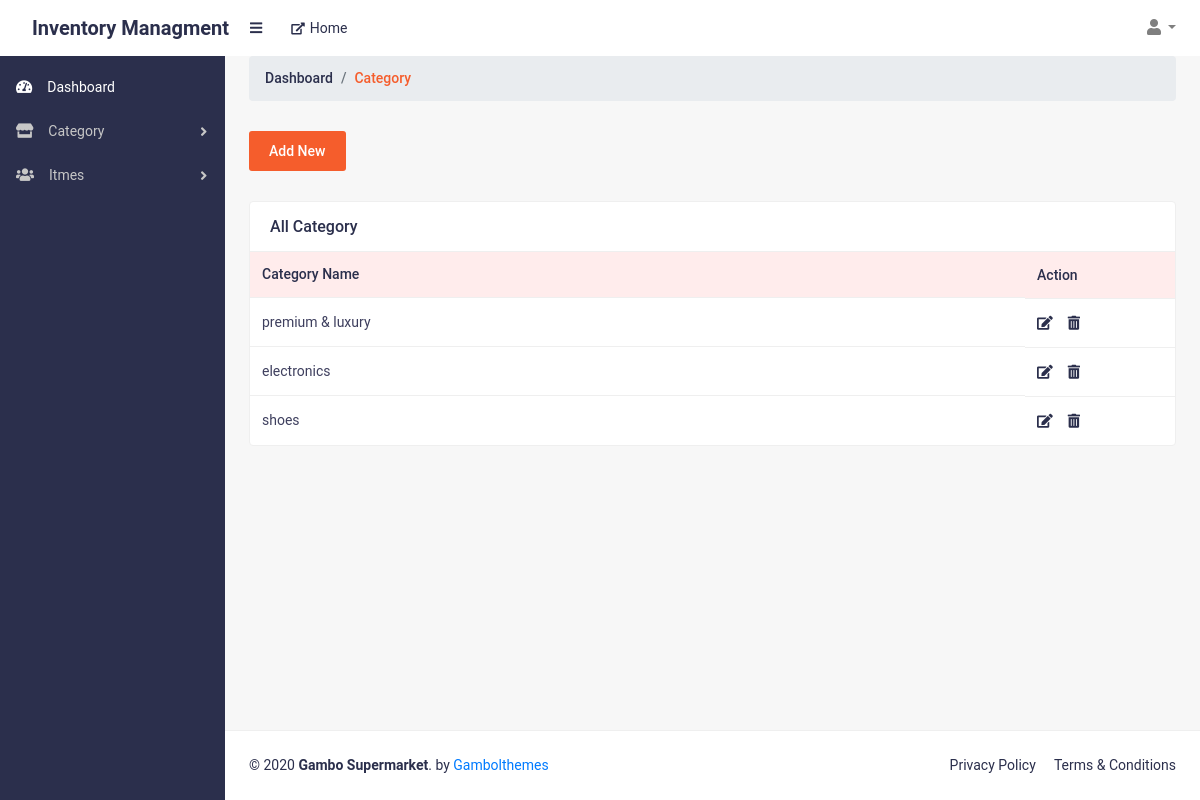
The app's page /allCategory (signed in) with its own data.
### web/models.py (models this page shows, shortened)
class Category(models.Model):
    Category_Id = models.AutoField(primary_key=True)
    Category_name  = models.CharField(max_length=200, default="",unique=True)
    Super_Admin_Id=models.ForeignKey(Super_AdminAccount , on_delete=models.SET_NULL,blank=True,null=True)

### web/views.py (the view)
# urls.py: path('allCategory',allCategory.as_view(),name="allCategory"),
class allCategory(View):
    def get(self,request):
        try:
            sessionhandle = checkAdminSession(self,request)
            if sessionhandle:
                data = Category.objects.all()
                return render(request,'superadmin/category.html',{'data':data})
            return redirect('superadminlogin')
        except:
            return redirect('superadminlogin')

### web/views.py (called while the page is built)
def checkAdminSession(self,request):
    if request.session.has_key('adminid'):
        return True
    else:
        return False

### templates/superadmin/category.html
{% extends 'superadmin/base.html' %}
{% load static %}
{% block body %}
<main>
    <div class="container-fluid">
        <ol class="breadcrumb mb-30">
            <li class="breadcrumb-item"><a href="#">Dashboard</a></li>
            <li class="breadcrumb-item active">Category </li>
        </ol>
        <div class="row justify-content-between">
            <div class="col-lg-12">
                <a href="/addCategory" class="add-btn hover-btn">Add New</a>
            </div>
            <div class="col-lg-12 col-md-12">
                <div class="card card-static-2 mt-30 mb-30">
                    <div class="card-title-2">
                        <h4>All Category</h4>
                    </div>
                    <div class="card-body-table">
                        <div class="table-responsive">
                            <table class="table ucp-table table-hover">
                                <thead>
                                    <tr>
                                        <th>Category Name</th>
                                        <th style="width: 150px;">Action</th>
                                    </tr>
                                </thead>
                                <tbody>
                                {% for i in data  %}
                                    <tr>
                                        <td>{{i.Category_name}}</td>
                                        <td class="action-btns">
                                            <a href="/editCategory/{{i.Category_Id}}" class="edit-btn"><i class="fas fa-edit"></i></a>
                                            <a href="/deleteCategory/{{i.Category_Id}}" class="delete-btn"
                                                title="Edit"><i class="fas fa-trash-alt"></i></a>
                                        </td>
                                    </tr>
                                {% endfor %}
                                </tbody>
                            </table>
                        </div>
                    </div>
                </div>
            </div>
        </div>
    </div>
</main>
{% endblock body %}

### static/assets/css/styles.css (style rules this page uses)
html { font-family:roboto,sans-serif!important;line-height:1.15;-webkit-text-size-adjust:100%;-webkit-tap-highlight-color:transparent }
article,aside,figcaption,figure,footer,header,hgroup,main,nav,section { display:block }
body { margin:0;font-family:roboto,sans-serif!important;font-size:1rem;font-weight:400;line-height:1.5;color:#2b2f4c;text-align:left;background-color:#f7f7f7 }
h1,h2,h3,h4,h5,h6 { margin-top:0;margin-bottom:.5rem }
ol,ul,dl { margin-top:0;margin-bottom:1rem }
a { color:#007bff;text-decoration:none;background-color:transparent }
table { border-collapse:collapse }
th { text-align:inherit }
h1,h2,h3,h4,h5,h6,.h1,.h2,.h3,.h4,.h5,.h6 { margin-bottom:.5rem;font-weight:500;line-height:1.2 }
h4,.h4 { font-size:1.5rem }
html,body { height:100% }
.container,.container-fluid,.container-sm,.container-md,.container-lg,.container-xl { padding-left:1.5rem;padding-right:1.5rem }

### static/assets/css/admin-style.css (style rules this page uses)
.container,.container-fluid,.container-sm,.container-md,.container-lg,.container-xl { padding-left:1.5rem!important;padding-right:1.5rem!important }
.mt-30 { margin-top:30px!important }
.mb-30 { margin-bottom:30px!important }
.breadcrumb-item.active { color:#f55d2c!important }
.breadcrumb-item { color:#2b2f4c!important;font-weight:500;font-size:14px }
.breadcrumb-item a { color:#2b2f4c!important }
.card-static-2 { border:1px solid #efefef!important;background:#fff }
.card-title-2 { display:flex;align-items:center;width:100%;margin-bottom:0!important;border-bottom:0;padding:15px 20px }
.card-title-2 h4 { font-size:16px;font-weight:500;color:#2b2f4c;margin-bottom:0!important }
.ucp-table { color:#2b2f4c!important;border:0!important;border-color:#fff!important;margin-bottom:0!important }
.ucp-table thead th { vertical-align:bottom;border-bottom:0!important }
.ucp-table td,.ucp-table th { border-top:1px solid #efefef!important }
.ucp-table thead tr th { color:#2b2f4c;font-size:14px;background-color:#ffecec;font-weight:500 }
.ucp-table td { font-size:14px;font-weight:400;color:#3e3f5e;line-height:24px }
.action-btns { display:flex;align-items:center }
.action-btns a { font-size:14px;color:#2b2f4c;margin-right:15px }
.action-btns a:last-child { margin-right:0 }
.add-btn { font-size:14px;font-weight:500;color:#fff;background:#f55d2c;padding:10px 20px;display:inline-block;height:40px;border-radius:3px }

### records on screen
Category: Category_name "premium & luxury"
Category: Category_name "electronics"
Category: Category_name "shoes"
